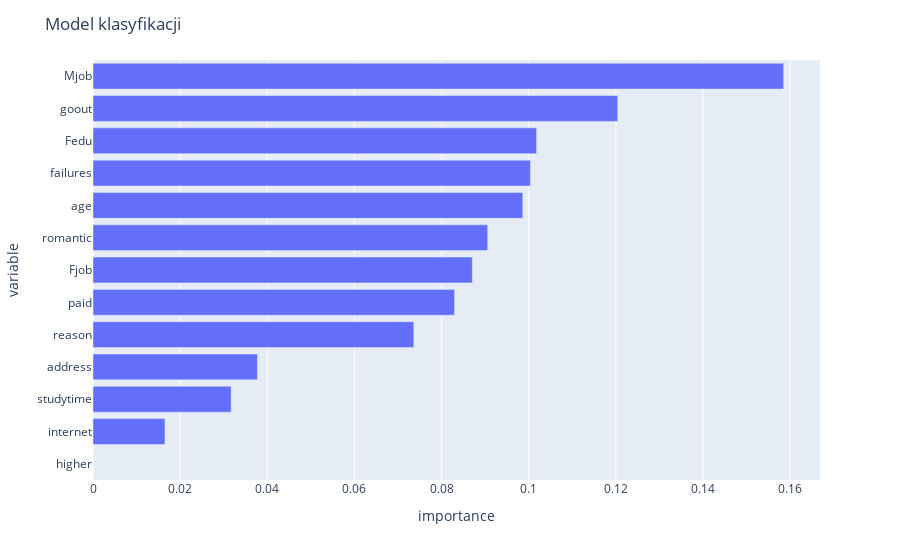

Notebook code cell kept with this figure:
### Code cell
features_importance = pd.DataFrame(
    zip(model.feature_importances_, data.drop('G3', axis=1).columns), 
    columns=['importance', 'variable']
)

fig = px.bar(features_importance, x='importance', y='variable')
fig.update_layout(yaxis={'categoryorder':'total ascending'}, title='Model klasyfikacji')

### Figure 1 — Plotly figure (JSON) as saved in the notebook; plotly's stock layout.template omitted (floating-point values rounded to 4 significant figures)
{"data": [{"alignmentgroup": "True", "hovertemplate": "importance=%{x}<br>variable=%{y}<extra></extra>", "legendgroup": "", "marker": {"color": "#636efa", "pattern": {"shape": ""}}, "name": "", "offsetgroup": "", "orientation": "h", "showlegend": false, "textposition": "auto", "type": "bar", "x": [0.03775, 0.07363, 0.1585, 0, 0.08706, 0.1204, 0.08297, 0.1018, 0.0317, 0.01651, 0.09059, 0.1004, 0.09864], "xaxis": "x", "y": ["address", "reason", "Mjob", "higher", "Fjob", "goout", "paid", "Fedu", "studytime", "internet", "romantic", "failures", "age"], "yaxis": "y"}], "layout": {"barmode": "relative", "legend": {"tracegroupgap": 0}, "margin": {"t": 60}, "title": {"text": "Model klasyfikacji"}, "xaxis": {"anchor": "y", "domain": [0, 1], "title": {"text": "importance"}}, "yaxis": {"anchor": "x", "categoryorder": "total ascending", "domain": [0, 1], "title": {"text": "variable"}}}}
